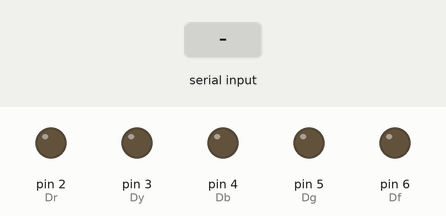
Simulated run of this sketch. Board: Arduino Uno, built with avr-gcc and run on an emulated ATmega328P. Shown: output pins drawn as LEDs (lit = HIGH). Inputs (shaded band) come from the test bench.

Above: at 1.2 s.
1.3 s: byte 30 received over Serial
At 1.8 s:
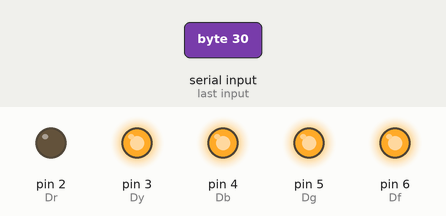
2.8 s: byte 90 received over Serial
At 4.0 s:
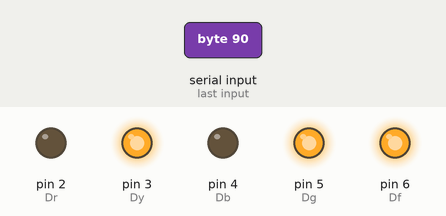
4.3 s: byte 120 received over Serial
At 5.3 s:
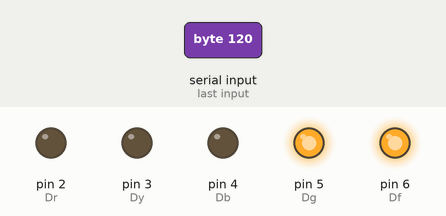
Timing chart, 0 to 7.3 s (numbered marks = the images above; inputs shaded):
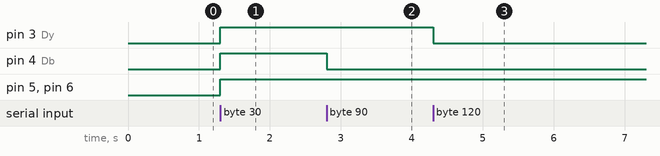

Measured:
- after the input at 1.3 s, pin 3 (Dy), pin 4 (Db), pin 5 (Dg), pin 6 (Df): LOW → HIGH at once
- after the input at 2.8 s, pin 4 (Db): HIGH → LOW at once
- after the input at 4.3 s, pin 3 (Dy): HIGH → LOW at once

The sketch:

Drum_Arduino.pde
```cpp
byte incomingByte = 0;
int n=0;

int Dr = 2; //D means drums r is red, y is yellow, b is blue, g is green, f is footpedal
int Dy = 3;
int Db = 4;
int Dg = 5;
int Df = 6;

void setup()
{
  Serial.begin(9600);
  pinMode(Dr, OUTPUT); //Drums
  pinMode(Dy, OUTPUT);
  pinMode(Db, OUTPUT);
  pinMode(Dg, OUTPUT);
  pinMode(Df, OUTPUT);
}

void loop()
{
  if(Serial.available() > 0) //checks to see if data is at data port
  {
   incomingByte=Serial.read();
   if(bitRead(incomingByte,0)) //reads byte and checks to see if it is equal to one if so sets pin to true
     {
      digitalWrite(Dr, HIGH);
     }
     else                        //if the byte is not equal to one sets the pin to false
     {
      digitalWrite(Dr, LOW);
     }
   if(bitRead(incomingByte,1)==1)
     {
      digitalWrite(Dy, HIGH);
     }
     else
     {
      digitalWrite(Dy, LOW);
     }
   if(bitRead(incomingByte,2)==1)
     {
      digitalWrite(Db, HIGH);
     }
     else
     {
      digitalWrite(Db, LOW);
     }
    if(bitRead(incomingByte,3)==1)
     {
      digitalWrite(Dg, HIGH);
     }
     else
     {
      digitalWrite(Dg, LOW);
     }
   if(bitRead(incomingByte,4)==1)
     {
      digitalWrite(Df, HIGH);
     }
     else
     {
      digitalWrite(Df, LOW);
     }
  }
}
```
